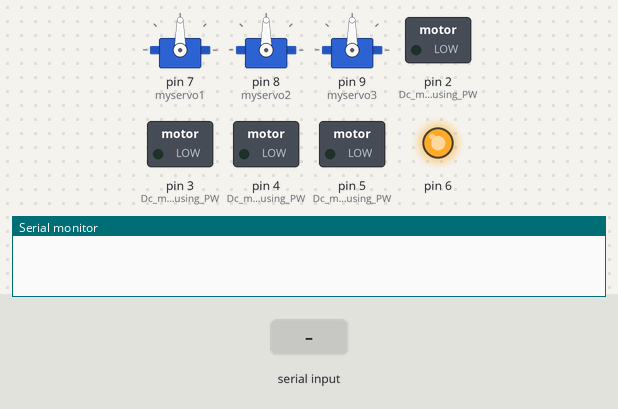
This sketch was run on a simulated Arduino Uno, built with avr-gcc and run on an emulated ATmega328P. On the bench: 3 × servo, switched loads named in the sketch (green lamp = pin HIGH), output pins drawn as LEDs (lit = HIGH), the last lines printed to the serial monitor. The inputs (shaded band) are chosen by the test bench.

Above: at 1.2 s.
1.3 s: byte 102 ('f') received over Serial
At 4.0 s:
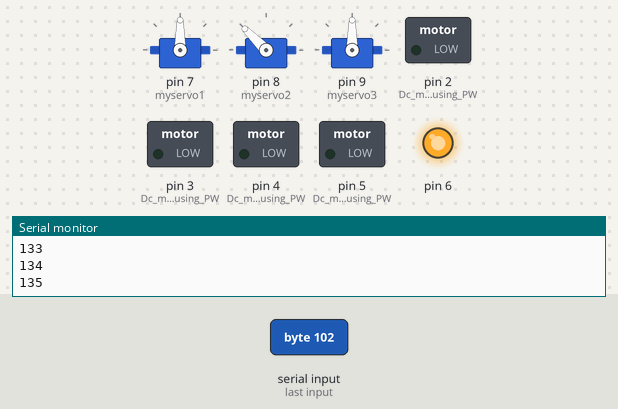
4.3 s: "r\n" received over Serial
At 5.1 s:
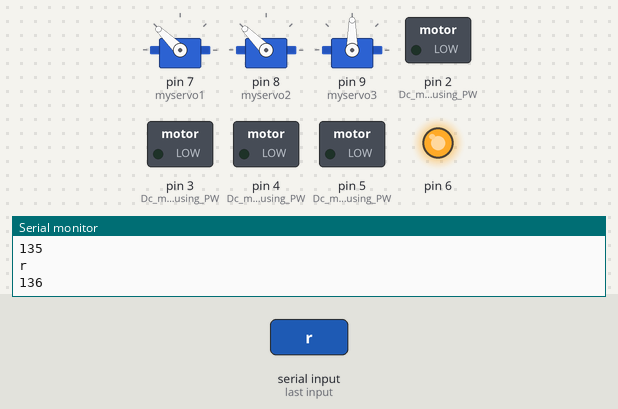
5.8 s: byte 98 ('b') received over Serial
At 7.4 s:
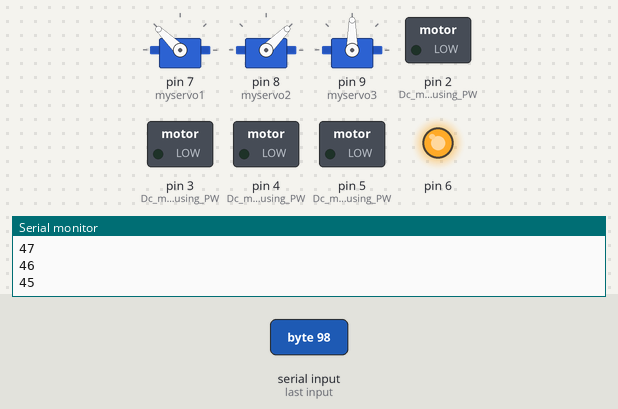
8.8 s: byte 108 ('l') received over Serial
11.8 s: byte 100 ('d') received over Serial
14.8 s: byte 49 ('1') received over Serial
At 15.5 s:
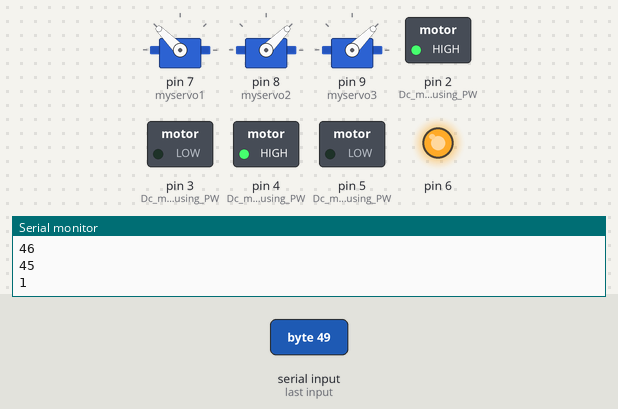
Timing chart, 0 to 17.3 s (numbered marks = the images above; inputs shaded):
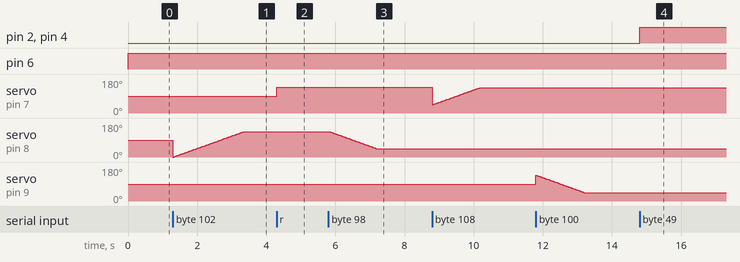

Measured:
- after the input at 4.3 s, servo on pin 7 (myservo1): 90° → 136° at once
- after the input at 5.8 s, servo on pin 8 (myservo2): moves from 135° to 45° over 1.4 s, starting at once
- after the input at 14.8 s, pin 2 (Dc_motor_control_using_PW), pin 4 (Dc_motor_control_using_PW): LOW → HIGH at once

The sketch:

Arm_Test.ino
```cpp
#include <Servo.h>
Servo myservo1;  // create servo object to control a servo
Servo myservo2;
Servo myservo3;

char data; //Variable for storing received data
int pos = 0;

void Front_Move()
{
  analogWrite(2,128);
  digitalWrite(3,LOW);
  analogWrite(4,128);
  digitalWrite(5,LOW);
}
void Back_Move()
{
  digitalWrite(2,LOW);
  analogWrite(3,128);
  digitalWrite(4,LOW);
  analogWrite(5,128);
}
void Stop_Move()
{
  digitalWrite(2,LOW);
  digitalWrite(3,LOW);
  digitalWrite(4,LOW);
  digitalWrite(5,LOW);
}
void Left_Spin()
{
  digitalWrite(2,LOW);
  analogWrite(3,150);
  analogWrite(4,150);
  digitalWrite(5,LOW);
}
void Right_Spin()
{
  analogWrite(2,135);
  digitalWrite(3,LOW);
  digitalWrite(4,LOW);
  analogWrite(5,135);
}
void setup()
{
    Serial.begin(9600); //Sets the baud for serial data transmission
    pinMode(2, OUTPUT); //Dc motor control using PWM
    pinMode(3, OUTPUT); //Dc motor control using PWM
    pinMode(4, OUTPUT); //Dc motor control using PWM
    pinMode(5, OUTPUT); //Dc motor control using PWM
    pinMode(6, OUTPUT);
    myservo1.attach(7);
    myservo2.attach(8);
    myservo3.attach(9);

    Serial.begin(9600);

}
void loop()
{
  digitalWrite(6, HIGH);
   if(Serial.available() > 0)  // Send data only when you receive data:
   {
      data = Serial.read();        //Read the  incoming  data and store it into variable data
      Serial.print(data);          //Print Value inside data in Serial monitor
      Serial.print("\n");          //New line
   }
      if(data == '1')              // Checks whether value of data is equal to 1
         {

         Front_Move();

        }
      else if(data == '2')         //  Checks  whether value of data is equal to 0
          {
         Back_Move();
         }
      else if(data == '3')         //  Checks  whether value of data is equal to 0
          {
         Left_Spin();
         }
      else if(data == '4')         //  Checks  whether value of data is equal to 0
          {
         Right_Spin(); ;
         }
      else if(data == '5')         //  Checks  whether value of data is equal to 0
          {
         Stop_Move();
         }
      else if(data == 'f')
       {
            if(pos<=135)
            {
              Serial.print(pos);          //Print Value inside data in Serial monitor
              Serial.print("\n");
           myservo2.write(pos);
           delay(15);
           pos+=1;
            }
          }
      else if(data=='b')
      {
            if(pos>=45)
            {
              Serial.print(pos);          //Print Value inside data in Serial monitor
              Serial.print("\n");
           myservo2.write(pos);
           delay(15);
           pos-=1;
            }
      }
     else if(data == 'l')              // Checks whether value of data is equal to 1
          {
            if(pos<=135)
            {
              Serial.print(pos);          //Print Value inside data in Serial monitor
              Serial.print("\n");
           myservo1.write(pos);
           delay(15);
           pos+=1;
            }
          }
       else if(data == 'r')
      {
            if(pos>=45)
            {
              Serial.print(pos);          //Print Value inside data in Serial monitor
              Serial.print("\n");
           myservo1.write(pos);
           delay(15);
           pos-=1;
            }
      }
      else if(data == 't')              // Checks whether value of data is equal to 1
            {
            if(pos<=135)
              {
              Serial.print(pos);          //Print Value inside data in Serial monitor
              Serial.print("\n");
              myservo3.write(pos);
              delay(15);
              pos+=1;
              }
            }
          else if(data == 'd')
            {
            if(pos>=45)
              {
              Serial.print(pos);          //Print Value inside data in Serial monitor
              Serial.print("\n");
              myservo3.write(pos);
              delay(15);
              pos-=1;
              }
             }


}
```
